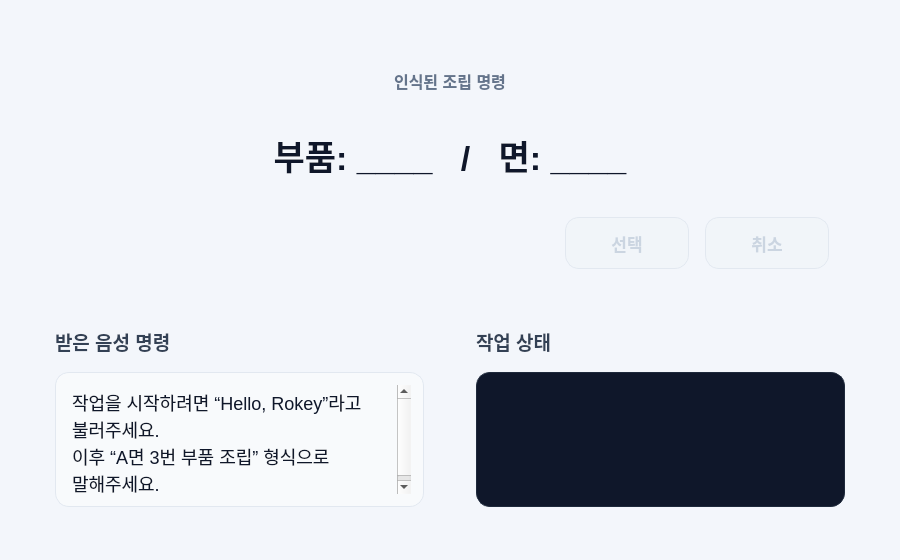
<?xml version="1.0" encoding="UTF-8"?>
<ui version="4.0">
 <class>MainWindow</class>
 <widget class="QMainWindow" name="MainWindow">
  <property name="geometry">
   <rect>
    <x>0</x>
    <y>0</y>
    <width>900</width>
    <height>560</height>
   </rect>
  </property>
  <property name="minimumSize">
   <size>
    <width>760</width>
    <height>480</height>
   </size>
  </property>
  <property name="windowTitle">
   <string>협동로봇 조립 UI</string>
  </property>
  <property name="styleSheet">
   <string notr="true">QMainWindow {
    background-color: #F3F6FB;
}
QWidget#centralwidget {
    background-color: #F3F6FB;
    font-family: &quot;Noto Sans CJK KR&quot;, &quot;Malgun Gothic&quot;, &quot;Ubuntu&quot;, sans-serif;
}
QWidget#startPage, QWidget#commandPage {
    background-color: #F3F6FB;
}
QWidget#topCard, QWidget#commandCard, QWidget#voiceCard, QWidget#statusCard {
    background-color: #FFFFFF;
    border: 1px solid #E2E8F0;
    border-radius: 24px;
}
QLabel#titleLabel {
    color: #111827;
    font-size: 34px;
    font-weight: 800;
}
QLabel#subTitleLabel, QLabel#hintLabel {
    color: #64748B;
    font-size: 17px;
}
QPushButton#startButton {
    background-color: #2563EB;
    color: white;
    font-size: 30px;
    font-weight: 800;
    border: none;
    border-radius: 32px;
}
QPushButton#startButton:hover {
    background-color: #1D4ED8;
}
QPushButton#startButton:pressed {
    background-color: #1E40AF;
}
QLabel#commandTitleLabel {
    color: #64748B;
    font-size: 16px;
    font-weight: 700;
}
QLabel#commandLabel {
    color: #0F172A;
    font-size: 34px;
    font-weight: 900;
}
QLabel#voiceTitleLabel, QLabel#statusTitleLabel {
    color: #334155;
    font-size: 19px;
    font-weight: 800;
}
QTextEdit#voiceText {
    background-color: #F8FAFC;
    color: #0F172A;
    border: 1px solid #E2E8F0;
    border-radius: 14px;
    padding: 12px;
    font-size: 18px;
    line-height: 140%;
}
QTextEdit#statusText {
    background-color: #0F172A;
    color: #E5E7EB;
    border: 1px solid #1E293B;
    border-radius: 14px;
    padding: 12px;
    font-size: 17px;
    font-family: &quot;Ubuntu Mono&quot;, &quot;Consolas&quot;, monospace;
    line-height: 135%;
}
QPushButton#selectButton {
    background-color: #16A34A;
    color: white;
    font-size: 17px;
    font-weight: 800;
    border: none;
    border-radius: 14px;
}
QPushButton#selectButton:hover {
    background-color: #15803D;
}
QPushButton#cancelButton {
    background-color: #E2E8F0;
    color: #334155;
    font-size: 17px;
    font-weight: 800;
    border: none;
    border-radius: 14px;
}
QPushButton#cancelButton:hover {
    background-color: #CBD5E1;
}
QPushButton#selectButton:disabled, QPushButton#cancelButton:disabled {
    background-color: #F1F5F9;
    color: #CBD5E1;
    border: 1px solid #E2E8F0;
}
QPushButton#selectButton:disabled:hover, QPushButton#cancelButton:disabled:hover {
    background-color: #F1F5F9;
}</string>
  </property>
  <widget class="QWidget" name="centralwidget">
   <layout class="QVBoxLayout" name="mainLayout">
    <property name="leftMargin">
     <number>28</number>
    </property>
    <property name="topMargin">
     <number>28</number>
    </property>
    <property name="rightMargin">
     <number>28</number>
    </property>
    <property name="bottomMargin">
     <number>28</number>
    </property>
    <item>
     <widget class="QStackedWidget" name="stackedWidget">
      <property name="currentIndex">
       <number>1</number>
      </property>
      <widget class="QWidget" name="startPage">
       <layout class="QVBoxLayout" name="startPageLayout">
        <property name="spacing">
         <number>18</number>
        </property>
        <item>
         <layout class="QVBoxLayout" name="topCardLayout">
          <property name="leftMargin">
           <number>28</number>
          </property>
          <property name="topMargin">
           <number>24</number>
          </property>
          <property name="rightMargin">
           <number>28</number>
          </property>
          <property name="bottomMargin">
           <number>24</number>
          </property>
          <item>
           <widget class="QLabel" name="titleLabel">
            <property name="text">
             <string>협동로봇 조립 시스템</string>
            </property>
            <property name="alignment">
             <set>Qt::AlignCenter</set>
            </property>
           </widget>
          </item>
         </layout>
        </item>
        <item>
         <spacer name="startVerticalSpacer">
          <property name="orientation">
           <enum>Qt::Vertical</enum>
          </property>
          <property name="sizeHint" stdset="0">
           <size>
            <width>20</width>
            <height>220</height>
           </size>
          </property>
         </spacer>
        </item>
        <item>
         <layout class="QHBoxLayout" name="startButtonLayout">
          <item>
           <spacer name="startLeftSpacer">
            <property name="orientation">
             <enum>Qt::Horizontal</enum>
            </property>
            <property name="sizeHint" stdset="0">
             <size>
              <width>40</width>
              <height>20</height>
             </size>
            </property>
           </spacer>
          </item>
          <item>
           <widget class="QPushButton" name="startButton">
            <property name="minimumSize">
             <size>
              <width>190</width>
              <height>190</height>
             </size>
            </property>
            <property name="maximumSize">
             <size>
              <width>190</width>
              <height>190</height>
             </size>
            </property>
            <property name="text">
             <string>START</string>
            </property>
           </widget>
          </item>
          <item>
           <spacer name="startRightSpacer">
            <property name="orientation">
             <enum>Qt::Horizontal</enum>
            </property>
            <property name="sizeHint" stdset="0">
             <size>
              <width>40</width>
              <height>20</height>
             </size>
            </property>
           </spacer>
          </item>
         </layout>
        </item>
       </layout>
      </widget>
      <widget class="QWidget" name="commandPage">
       <layout class="QVBoxLayout" name="commandPageLayout">
        <property name="spacing">
         <number>16</number>
        </property>
        <item>
         <layout class="QVBoxLayout" name="commandCardLayout">
          <property name="leftMargin">
           <number>34</number>
          </property>
          <property name="topMargin">
           <number>32</number>
          </property>
          <property name="rightMargin">
           <number>34</number>
          </property>
          <property name="bottomMargin">
           <number>28</number>
          </property>
          <item>
           <widget class="QLabel" name="commandTitleLabel">
            <property name="text">
             <string>인식된 조립 명령</string>
            </property>
            <property name="alignment">
             <set>Qt::AlignCenter</set>
            </property>
           </widget>
          </item>
          <item>
           <spacer name="commandTopSpacer">
            <property name="orientation">
             <enum>Qt::Vertical</enum>
            </property>
            <property name="sizeHint" stdset="0">
             <size>
              <width>20</width>
              <height>80</height>
             </size>
            </property>
           </spacer>
          </item>
          <item>
           <widget class="QLabel" name="commandLabel">
            <property name="text">
             <string>부품: ____   /   면: ____</string>
            </property>
            <property name="alignment">
             <set>Qt::AlignCenter</set>
            </property>
           </widget>
          </item>
          <item>
           <spacer name="commandBottomSpacer">
            <property name="orientation">
             <enum>Qt::Vertical</enum>
            </property>
            <property name="sizeHint" stdset="0">
             <size>
              <width>20</width>
              <height>80</height>
             </size>
            </property>
           </spacer>
          </item>
          <item>
           <layout class="QHBoxLayout" name="buttonLayout">
            <item>
             <spacer name="buttonLeftSpacer">
              <property name="orientation">
               <enum>Qt::Horizontal</enum>
              </property>
              <property name="sizeHint" stdset="0">
               <size>
                <width>40</width>
                <height>20</height>
               </size>
              </property>
             </spacer>
            </item>
            <item>
             <widget class="QPushButton" name="selectButton">
              <property name="enabled">
               <bool>false</bool>
              </property>
              <property name="minimumSize">
               <size>
                <width>124</width>
                <height>52</height>
               </size>
              </property>
              <property name="maximumSize">
               <size>
                <width>124</width>
                <height>52</height>
               </size>
              </property>
              <property name="text">
               <string>선택</string>
              </property>
             </widget>
            </item>
            <item>
             <widget class="QPushButton" name="cancelButton">
              <property name="enabled">
               <bool>false</bool>
              </property>
              <property name="minimumSize">
               <size>
                <width>124</width>
                <height>52</height>
               </size>
              </property>
              <property name="maximumSize">
               <size>
                <width>124</width>
                <height>52</height>
               </size>
              </property>
              <property name="text">
               <string>취소</string>
              </property>
             </widget>
            </item>
           </layout>
          </item>
         </layout>
        </item>
        <item>
         <layout class="QHBoxLayout" name="bottomSplitLayout">
          <property name="spacing">
           <number>16</number>
          </property>
          <item>
           <layout class="QVBoxLayout" name="voiceCardLayout">
            <property name="leftMargin">
             <number>18</number>
            </property>
            <property name="topMargin">
             <number>14</number>
            </property>
            <property name="rightMargin">
             <number>18</number>
            </property>
            <property name="bottomMargin">
             <number>16</number>
            </property>
            <item>
             <widget class="QLabel" name="voiceTitleLabel">
              <property name="text">
               <string>받은 음성 명령</string>
              </property>
             </widget>
            </item>
            <item>
             <widget class="QTextEdit" name="voiceText">
              <property name="minimumSize">
               <size>
                <width>0</width>
                <height>135</height>
               </size>
              </property>
              <property name="maximumSize">
               <size>
                <width>16777215</width>
                <height>135</height>
               </size>
              </property>
              <property name="readOnly">
               <bool>true</bool>
              </property>
              <property name="plainText">
               <string>작업을 시작하려면 “Hello, Rokey”라고 불러주세요.
이후 “A면 3번 부품 조립” 형식으로 말해주세요.</string>
              </property>
             </widget>
            </item>
           </layout>
          </item>
          <item>
           <layout class="QVBoxLayout" name="statusCardLayout">
            <property name="leftMargin">
             <number>18</number>
            </property>
            <property name="topMargin">
             <number>14</number>
            </property>
            <property name="rightMargin">
             <number>18</number>
            </property>
            <property name="bottomMargin">
             <number>16</number>
            </property>
            <item>
             <widget class="QLabel" name="statusTitleLabel">
              <property name="text">
               <string>작업 상태</string>
              </property>
             </widget>
            </item>
            <item>
             <widget class="QTextEdit" name="statusText">
              <property name="minimumSize">
               <size>
                <width>0</width>
                <height>135</height>
               </size>
              </property>
              <property name="maximumSize">
               <size>
                <width>16777215</width>
                <height>135</height>
               </size>
              </property>
              <property name="readOnly">
               <bool>true</bool>
              </property>
              <property name="plainText">
               <string/>
              </property>
             </widget>
            </item>
           </layout>
          </item>
         </layout>
        </item>
       </layout>
      </widget>
     </widget>
    </item>
   </layout>
  </widget>
 </widget>
 <resources/>
 <connections/>
</ui>
